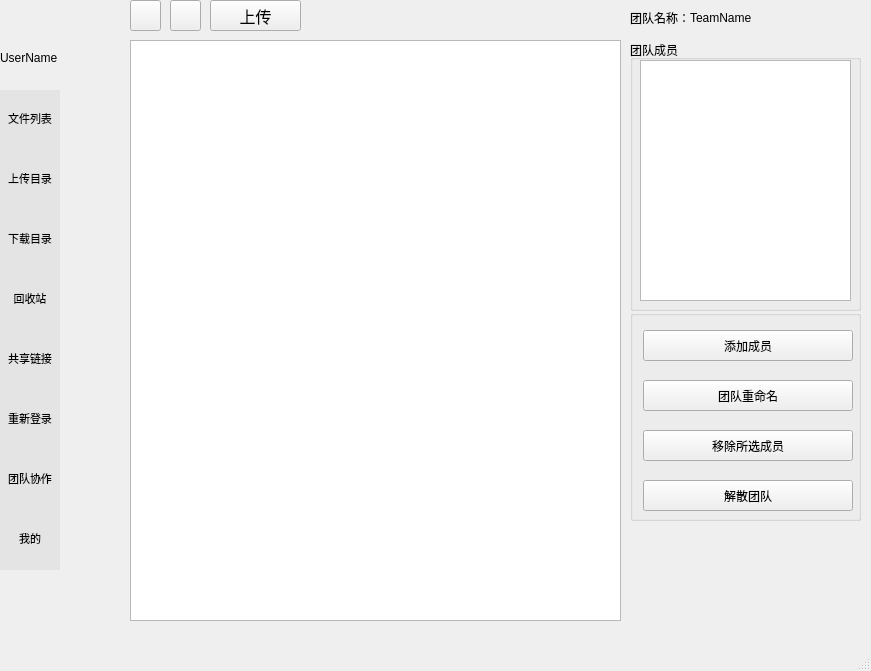
<?xml version="1.0" encoding="UTF-8"?>
<ui version="4.0">
 <class>MainWindow</class>
 <widget class="QMainWindow" name="MainWindow">
  <property name="geometry">
   <rect>
    <x>0</x>
    <y>0</y>
    <width>871</width>
    <height>671</height>
   </rect>
  </property>
  <property name="windowTitle">
   <string>MainWindow</string>
  </property>
  <widget class="QWidget" name="centralwidget">
   <widget class="QStackedWidget" name="stackedWidget">
    <property name="geometry">
     <rect>
      <x>110</x>
      <y>0</y>
      <width>761</width>
      <height>651</height>
     </rect>
    </property>
    <property name="currentIndex">
     <number>1</number>
    </property>
    <widget class="QWidget" name="page_noteam">
     <widget class="QPushButton" name="createTeam_btn">
      <property name="geometry">
       <rect>
        <x>310</x>
        <y>120</y>
        <width>91</width>
        <height>31</height>
       </rect>
      </property>
      <property name="text">
       <string>创建团队</string>
      </property>
     </widget>
     <widget class="QLabel" name="Inteamlabel">
      <property name="geometry">
       <rect>
        <x>40</x>
        <y>110</y>
        <width>231</width>
        <height>41</height>
       </rect>
      </property>
      <property name="text">
       <string>当前没有加入团队，点击创建自己的团队！</string>
      </property>
     </widget>
    </widget>
    <widget class="QWidget" name="page_team">
     <widget class="QGroupBox" name="groupBox">
      <property name="geometry">
       <rect>
        <x>520</x>
        <y>40</y>
        <width>231</width>
        <height>271</height>
       </rect>
      </property>
      <property name="title">
       <string>团队成员</string>
      </property>
      <widget class="QListWidget" name="TeamListWidget">
       <property name="geometry">
        <rect>
         <x>10</x>
         <y>20</y>
         <width>211</width>
         <height>241</height>
        </rect>
       </property>
      </widget>
     </widget>
     <widget class="QGroupBox" name="groupBox_2">
      <property name="geometry">
       <rect>
        <x>520</x>
        <y>310</y>
        <width>231</width>
        <height>211</height>
       </rect>
      </property>
      <property name="title">
       <string/>
      </property>
      <widget class="QPushButton" name="Add_btn">
       <property name="geometry">
        <rect>
         <x>13</x>
         <y>20</y>
         <width>210</width>
         <height>31</height>
        </rect>
       </property>
       <property name="text">
        <string>添加成员</string>
       </property>
      </widget>
      <widget class="QPushButton" name="Changename_btn">
       <property name="geometry">
        <rect>
         <x>13</x>
         <y>70</y>
         <width>210</width>
         <height>31</height>
        </rect>
       </property>
       <property name="text">
        <string>团队重命名</string>
       </property>
      </widget>
      <widget class="QPushButton" name="Remove_btn">
       <property name="geometry">
        <rect>
         <x>13</x>
         <y>120</y>
         <width>210</width>
         <height>31</height>
        </rect>
       </property>
       <property name="text">
        <string>移除所选成员</string>
       </property>
      </widget>
      <widget class="QPushButton" name="Dismiss_btn">
       <property name="geometry">
        <rect>
         <x>13</x>
         <y>170</y>
         <width>210</width>
         <height>31</height>
        </rect>
       </property>
       <property name="text">
        <string>解散团队</string>
       </property>
      </widget>
     </widget>
     <widget class="QLabel" name="label_3">
      <property name="geometry">
       <rect>
        <x>520</x>
        <y>10</y>
        <width>61</width>
        <height>16</height>
       </rect>
      </property>
      <property name="text">
       <string>团队名称：</string>
      </property>
     </widget>
     <widget class="QLabel" name="TeamNameLabel">
      <property name="geometry">
       <rect>
        <x>580</x>
        <y>10</y>
        <width>141</width>
        <height>16</height>
       </rect>
      </property>
      <property name="text">
       <string>TeamName</string>
      </property>
     </widget>
     <widget class="CustomListWidget" name="FileListWidget_team">
      <property name="geometry">
       <rect>
        <x>20</x>
        <y>40</y>
        <width>491</width>
        <height>581</height>
       </rect>
      </property>
     </widget>
     <widget class="QPushButton" name="returnBtn_team">
      <property name="geometry">
       <rect>
        <x>20</x>
        <y>0</y>
        <width>31</width>
        <height>31</height>
       </rect>
      </property>
      <property name="text">
       <string/>
      </property>
     </widget>
     <widget class="QPushButton" name="refreshBtn_team">
      <property name="geometry">
       <rect>
        <x>60</x>
        <y>0</y>
        <width>31</width>
        <height>31</height>
       </rect>
      </property>
      <property name="text">
       <string/>
      </property>
     </widget>
     <widget class="QPushButton" name="upload_team">
      <property name="geometry">
       <rect>
        <x>100</x>
        <y>0</y>
        <width>91</width>
        <height>31</height>
       </rect>
      </property>
      <property name="font">
       <font>
        <pointsize>12</pointsize>
       </font>
      </property>
      <property name="text">
       <string>上传</string>
      </property>
     </widget>
    </widget>
    <widget class="QWidget" name="My_Data_page">
     <widget class="QLabel" name="label">
      <property name="geometry">
       <rect>
        <x>150</x>
        <y>220</y>
        <width>61</width>
        <height>41</height>
       </rect>
      </property>
      <property name="font">
       <font>
        <pointsize>12</pointsize>
       </font>
      </property>
      <property name="text">
       <string>用户名：</string>
      </property>
     </widget>
     <widget class="QLabel" name="label_2">
      <property name="geometry">
       <rect>
        <x>150</x>
        <y>270</y>
        <width>61</width>
        <height>41</height>
       </rect>
      </property>
      <property name="font">
       <font>
        <pointsize>12</pointsize>
       </font>
      </property>
      <property name="text">
       <string>邮箱：</string>
      </property>
     </widget>
     <widget class="QLineEdit" name="UsernameLine">
      <property name="enabled">
       <bool>false</bool>
      </property>
      <property name="geometry">
       <rect>
        <x>240</x>
        <y>220</y>
        <width>241</width>
        <height>41</height>
       </rect>
      </property>
     </widget>
     <widget class="QLineEdit" name="EmailLine">
      <property name="enabled">
       <bool>false</bool>
      </property>
      <property name="geometry">
       <rect>
        <x>240</x>
        <y>270</y>
        <width>241</width>
        <height>41</height>
       </rect>
      </property>
     </widget>
     <widget class="QPushButton" name="upload_btn">
      <property name="geometry">
       <rect>
        <x>470</x>
        <y>150</y>
        <width>75</width>
        <height>24</height>
       </rect>
      </property>
      <property name="text">
       <string>上传头像</string>
      </property>
     </widget>
     <widget class="QPushButton" name="changeDate_btn">
      <property name="geometry">
       <rect>
        <x>200</x>
        <y>340</y>
        <width>91</width>
        <height>41</height>
       </rect>
      </property>
      <property name="text">
       <string>修改信息</string>
      </property>
     </widget>
     <widget class="QPushButton" name="Finish_btn">
      <property name="enabled">
       <bool>false</bool>
      </property>
      <property name="geometry">
       <rect>
        <x>380</x>
        <y>340</y>
        <width>91</width>
        <height>41</height>
       </rect>
      </property>
      <property name="text">
       <string>确定</string>
      </property>
     </widget>
     <widget class="QLabel" name="png_label">
      <property name="geometry">
       <rect>
        <x>270</x>
        <y>20</y>
        <width>151</width>
        <height>151</height>
       </rect>
      </property>
      <property name="text">
       <string/>
      </property>
     </widget>
     <widget class="QPushButton" name="changePassword_btn">
      <property name="geometry">
       <rect>
        <x>470</x>
        <y>180</y>
        <width>75</width>
        <height>24</height>
       </rect>
      </property>
      <property name="text">
       <string>修改密码</string>
      </property>
     </widget>
    </widget>
    <widget class="QWidget" name="FileListPage">
     <widget class="CustomListWidget" name="FileListWidget">
      <property name="geometry">
       <rect>
        <x>10</x>
        <y>40</y>
        <width>750</width>
        <height>600</height>
       </rect>
      </property>
     </widget>
     <widget class="QPushButton" name="returnBtn">
      <property name="geometry">
       <rect>
        <x>10</x>
        <y>3</y>
        <width>31</width>
        <height>31</height>
       </rect>
      </property>
      <property name="text">
       <string/>
      </property>
     </widget>
     <widget class="QPushButton" name="upload">
      <property name="geometry">
       <rect>
        <x>90</x>
        <y>3</y>
        <width>91</width>
        <height>31</height>
       </rect>
      </property>
      <property name="font">
       <font>
        <pointsize>12</pointsize>
       </font>
      </property>
      <property name="text">
       <string>上传</string>
      </property>
     </widget>
     <widget class="QPushButton" name="refreshBtn">
      <property name="geometry">
       <rect>
        <x>50</x>
        <y>3</y>
        <width>31</width>
        <height>31</height>
       </rect>
      </property>
      <property name="text">
       <string/>
      </property>
     </widget>
    </widget>
    <widget class="QWidget" name="UploadPage">
     <widget class="QTableWidget" name="UploadProcessWidget">
      <property name="geometry">
       <rect>
        <x>10</x>
        <y>40</y>
        <width>750</width>
        <height>601</height>
       </rect>
      </property>
     </widget>
     <widget class="QPushButton" name="stopallprocess_2">
      <property name="geometry">
       <rect>
        <x>10</x>
        <y>10</y>
        <width>75</width>
        <height>24</height>
       </rect>
      </property>
      <property name="text">
       <string>全部暂停</string>
      </property>
     </widget>
     <widget class="QPushButton" name="deleteallprocess_2">
      <property name="geometry">
       <rect>
        <x>190</x>
        <y>10</y>
        <width>75</width>
        <height>24</height>
       </rect>
      </property>
      <property name="text">
       <string>全部删除</string>
      </property>
     </widget>
     <widget class="QPushButton" name="startallprocess_2">
      <property name="geometry">
       <rect>
        <x>100</x>
        <y>10</y>
        <width>75</width>
        <height>24</height>
       </rect>
      </property>
      <property name="text">
       <string>全部开始</string>
      </property>
     </widget>
    </widget>
    <widget class="QWidget" name="ProgressPage">
     <widget class="DownloadProgressTableWidget" name="ProgessWidget">
      <property name="geometry">
       <rect>
        <x>10</x>
        <y>40</y>
        <width>750</width>
        <height>600</height>
       </rect>
      </property>
     </widget>
     <widget class="QPushButton" name="stopallprocess">
      <property name="geometry">
       <rect>
        <x>10</x>
        <y>10</y>
        <width>75</width>
        <height>24</height>
       </rect>
      </property>
      <property name="text">
       <string>全部暂停</string>
      </property>
     </widget>
     <widget class="QPushButton" name="startallprocess">
      <property name="geometry">
       <rect>
        <x>90</x>
        <y>10</y>
        <width>75</width>
        <height>24</height>
       </rect>
      </property>
      <property name="text">
       <string>全部开始</string>
      </property>
     </widget>
     <widget class="QPushButton" name="deleteallprocess">
      <property name="geometry">
       <rect>
        <x>180</x>
        <y>10</y>
        <width>75</width>
        <height>24</height>
       </rect>
      </property>
      <property name="text">
       <string>全部删除</string>
      </property>
     </widget>
    </widget>
    <widget class="QWidget" name="TrashPage">
     <widget class="CustomListWidget" name="TrashList">
      <property name="geometry">
       <rect>
        <x>10</x>
        <y>40</y>
        <width>750</width>
        <height>611</height>
       </rect>
      </property>
     </widget>
     <widget class="QPushButton" name="pushButton">
      <property name="geometry">
       <rect>
        <x>10</x>
        <y>10</y>
        <width>75</width>
        <height>24</height>
       </rect>
      </property>
      <property name="text">
       <string>返回列表</string>
      </property>
     </widget>
     <widget class="QPushButton" name="pushButton_2">
      <property name="geometry">
       <rect>
        <x>90</x>
        <y>10</y>
        <width>75</width>
        <height>24</height>
       </rect>
      </property>
      <property name="text">
       <string>清空回收站</string>
      </property>
     </widget>
    </widget>
   </widget>
   <widget class="QWidget" name="sideBar" native="true">
    <property name="geometry">
     <rect>
      <x>0</x>
      <y>90</y>
      <width>61</width>
      <height>711</height>
     </rect>
    </property>
    <property name="font">
     <font>
      <pointsize>8</pointsize>
     </font>
    </property>
    <widget class="QToolButton" name="toolButton">
     <property name="geometry">
      <rect>
       <x>0</x>
       <y>0</y>
       <width>60</width>
       <height>60</height>
      </rect>
     </property>
     <property name="font">
      <font>
       <pointsize>8</pointsize>
      </font>
     </property>
     <property name="styleSheet">
      <string notr="true">/* 默认 */
QToolButton{   
	border-top: 3px outset transparent;           /* 上边框宽度3像素、突出显示、颜色为透明 */
	border-bottom: 7px outset transparent;
	border-right: 3px outset transparent;
	border-left: 3px outset transparent;

	background-color: rgb(228, 228, 228);
}

/* 鼠标悬停 */
QToolButton:hover{
	background-color: rgb(205, 205, 205);
}

/* 点击和按下 */
QToolButton:pressed,QToolButton:checked{
	border-left: 3px outset rgb(93, 95, 97);  /* 左边框宽度3像素、突出显示、颜色为深深灰 */
	background-color: rgb(246, 246, 246);	
}

QPushButton:default {
    border-color: navy; /* make the default button prominent */
}</string>
     </property>
     <property name="text">
      <string>文件列表</string>
     </property>
     <property name="icon">
      <iconset theme="user-home">
       <normaloff>.</normaloff>.</iconset>
     </property>
     <property name="autoExclusive">
      <bool>true</bool>
     </property>
     <property name="toolButtonStyle">
      <enum>Qt::ToolButtonTextUnderIcon</enum>
     </property>
    </widget>
    <widget class="QToolButton" name="toolButton_2">
     <property name="geometry">
      <rect>
       <x>0</x>
       <y>60</y>
       <width>60</width>
       <height>60</height>
      </rect>
     </property>
     <property name="font">
      <font>
       <pointsize>8</pointsize>
      </font>
     </property>
     <property name="styleSheet">
      <string notr="true">/* 默认 */
QToolButton{   
	border-top: 3px outset transparent;           /* 上边框宽度3像素、突出显示、颜色为透明 */
	border-bottom: 7px outset transparent;
	border-right: 3px outset transparent;
	border-left: 3px outset transparent;

	background-color: rgb(228, 228, 228);
}

/* 鼠标悬停 */
QToolButton:hover{
	background-color: rgb(205, 205, 205);
}

/* 点击和按下 */
QToolButton:pressed,QToolButton:checked{
	border-left: 3px outset rgb(93, 95, 97);  /* 左边框宽度3像素、突出显示、颜色为深深灰 */
	background-color: rgb(246, 246, 246);	
}

QPushButton:default {
    border-color: navy; /* make the default button prominent */
}</string>
     </property>
     <property name="text">
      <string>上传目录</string>
     </property>
     <property name="icon">
      <iconset theme="user-home">
       <normaloff>.</normaloff>.</iconset>
     </property>
     <property name="autoExclusive">
      <bool>true</bool>
     </property>
     <property name="toolButtonStyle">
      <enum>Qt::ToolButtonTextUnderIcon</enum>
     </property>
    </widget>
    <widget class="QToolButton" name="toolButton_3">
     <property name="geometry">
      <rect>
       <x>0</x>
       <y>120</y>
       <width>60</width>
       <height>60</height>
      </rect>
     </property>
     <property name="font">
      <font>
       <pointsize>8</pointsize>
      </font>
     </property>
     <property name="styleSheet">
      <string notr="true">/* 默认 */
QToolButton{   
	border-top: 3px outset transparent;           /* 上边框宽度3像素、突出显示、颜色为透明 */
	border-bottom: 7px outset transparent;
	border-right: 3px outset transparent;
	border-left: 3px outset transparent;

	background-color: rgb(228, 228, 228);
}

/* 鼠标悬停 */
QToolButton:hover{
	background-color: rgb(205, 205, 205);
}

/* 点击和按下 */
QToolButton:pressed,QToolButton:checked{
	border-left: 3px outset rgb(93, 95, 97);  /* 左边框宽度3像素、突出显示、颜色为深深灰 */
	background-color: rgb(246, 246, 246);	
}

QPushButton:default {
    border-color: navy; /* make the default button prominent */
}</string>
     </property>
     <property name="text">
      <string>下载目录</string>
     </property>
     <property name="icon">
      <iconset theme="user-home">
       <normaloff>.</normaloff>.</iconset>
     </property>
     <property name="autoExclusive">
      <bool>true</bool>
     </property>
     <property name="toolButtonStyle">
      <enum>Qt::ToolButtonTextUnderIcon</enum>
     </property>
    </widget>
    <widget class="QToolButton" name="toolButton_4">
     <property name="geometry">
      <rect>
       <x>0</x>
       <y>180</y>
       <width>60</width>
       <height>60</height>
      </rect>
     </property>
     <property name="font">
      <font>
       <pointsize>8</pointsize>
      </font>
     </property>
     <property name="styleSheet">
      <string notr="true">/* 默认 */
QToolButton{   
	border-top: 3px outset transparent;           /* 上边框宽度3像素、突出显示、颜色为透明 */
	border-bottom: 7px outset transparent;
	border-right: 3px outset transparent;
	border-left: 3px outset transparent;

	background-color: rgb(228, 228, 228);
}

/* 鼠标悬停 */
QToolButton:hover{
	background-color: rgb(205, 205, 205);
}

/* 点击和按下 */
QToolButton:pressed,QToolButton:checked{
	border-left: 3px outset rgb(93, 95, 97);  /* 左边框宽度3像素、突出显示、颜色为深深灰 */
	background-color: rgb(246, 246, 246);	
}

QPushButton:default {
    border-color: navy; /* make the default button prominent */
}</string>
     </property>
     <property name="text">
      <string>回收站</string>
     </property>
     <property name="icon">
      <iconset theme="user-home">
       <normaloff>.</normaloff>.</iconset>
     </property>
     <property name="autoExclusive">
      <bool>true</bool>
     </property>
     <property name="toolButtonStyle">
      <enum>Qt::ToolButtonTextUnderIcon</enum>
     </property>
    </widget>
    <widget class="QToolButton" name="toolButton_5">
     <property name="geometry">
      <rect>
       <x>0</x>
       <y>240</y>
       <width>60</width>
       <height>60</height>
      </rect>
     </property>
     <property name="font">
      <font>
       <pointsize>8</pointsize>
      </font>
     </property>
     <property name="styleSheet">
      <string notr="true">/* 默认 */
QToolButton{   
	border-top: 3px outset transparent;           /* 上边框宽度3像素、突出显示、颜色为透明 */
	border-bottom: 7px outset transparent;
	border-right: 3px outset transparent;
	border-left: 3px outset transparent;

	background-color: rgb(228, 228, 228);
}

/* 鼠标悬停 */
QToolButton:hover{
	background-color: rgb(205, 205, 205);
}

/* 点击和按下 */
QToolButton:pressed,QToolButton:checked{
	border-left: 3px outset rgb(93, 95, 97);  /* 左边框宽度3像素、突出显示、颜色为深深灰 */
	background-color: rgb(246, 246, 246);	
}

QPushButton:default {
    border-color: navy; /* make the default button prominent */
}</string>
     </property>
     <property name="text">
      <string>共享链接</string>
     </property>
     <property name="icon">
      <iconset theme="user-home">
       <normaloff>.</normaloff>.</iconset>
     </property>
     <property name="autoExclusive">
      <bool>true</bool>
     </property>
     <property name="toolButtonStyle">
      <enum>Qt::ToolButtonTextUnderIcon</enum>
     </property>
    </widget>
    <widget class="QToolButton" name="toolButton_6">
     <property name="geometry">
      <rect>
       <x>0</x>
       <y>300</y>
       <width>60</width>
       <height>60</height>
      </rect>
     </property>
     <property name="font">
      <font>
       <pointsize>8</pointsize>
      </font>
     </property>
     <property name="styleSheet">
      <string notr="true">/* 默认 */
QToolButton{   
	border-top: 3px outset transparent;           /* 上边框宽度3像素、突出显示、颜色为透明 */
	border-bottom: 7px outset transparent;
	border-right: 3px outset transparent;
	border-left: 3px outset transparent;

	background-color: rgb(228, 228, 228);
}

/* 鼠标悬停 */
QToolButton:hover{
	background-color: rgb(205, 205, 205);
}

/* 点击和按下 */
QToolButton:pressed,QToolButton:checked{
	border-left: 3px outset rgb(93, 95, 97);  /* 左边框宽度3像素、突出显示、颜色为深深灰 */
	background-color: rgb(246, 246, 246);	
}

QPushButton:default {
    border-color: navy; /* make the default button prominent */
}</string>
     </property>
     <property name="text">
      <string>重新登录</string>
     </property>
     <property name="icon">
      <iconset theme="user-home">
       <normaloff>.</normaloff>.</iconset>
     </property>
     <property name="autoExclusive">
      <bool>true</bool>
     </property>
     <property name="toolButtonStyle">
      <enum>Qt::ToolButtonTextUnderIcon</enum>
     </property>
    </widget>
    <widget class="QToolButton" name="toolButton_7">
     <property name="geometry">
      <rect>
       <x>0</x>
       <y>360</y>
       <width>60</width>
       <height>60</height>
      </rect>
     </property>
     <property name="font">
      <font>
       <pointsize>8</pointsize>
      </font>
     </property>
     <property name="styleSheet">
      <string notr="true">/* 默认 */
QToolButton{   
	border-top: 3px outset transparent;           /* 上边框宽度3像素、突出显示、颜色为透明 */
	border-bottom: 7px outset transparent;
	border-right: 3px outset transparent;
	border-left: 3px outset transparent;

	background-color: rgb(228, 228, 228);
}

/* 鼠标悬停 */
QToolButton:hover{
	background-color: rgb(205, 205, 205);
}

/* 点击和按下 */
QToolButton:pressed,QToolButton:checked{
	border-left: 3px outset rgb(93, 95, 97);  /* 左边框宽度3像素、突出显示、颜色为深深灰 */
	background-color: rgb(246, 246, 246);	
}

QPushButton:default {
    border-color: navy; /* make the default button prominent */
}</string>
     </property>
     <property name="text">
      <string>团队协作</string>
     </property>
     <property name="icon">
      <iconset theme="user-home">
       <normaloff>.</normaloff>.</iconset>
     </property>
     <property name="autoExclusive">
      <bool>true</bool>
     </property>
     <property name="toolButtonStyle">
      <enum>Qt::ToolButtonTextUnderIcon</enum>
     </property>
    </widget>
    <widget class="QToolButton" name="toolButton_8">
     <property name="geometry">
      <rect>
       <x>0</x>
       <y>420</y>
       <width>60</width>
       <height>60</height>
      </rect>
     </property>
     <property name="font">
      <font>
       <pointsize>8</pointsize>
      </font>
     </property>
     <property name="styleSheet">
      <string notr="true">/* 默认 */
QToolButton{   
	border-top: 3px outset transparent;           /* 上边框宽度3像素、突出显示、颜色为透明 */
	border-bottom: 7px outset transparent;
	border-right: 3px outset transparent;
	border-left: 3px outset transparent;

	background-color: rgb(228, 228, 228);
}

/* 鼠标悬停 */
QToolButton:hover{
	background-color: rgb(205, 205, 205);
}

/* 点击和按下 */
QToolButton:pressed,QToolButton:checked{
	border-left: 3px outset rgb(93, 95, 97);  /* 左边框宽度3像素、突出显示、颜色为深深灰 */
	background-color: rgb(246, 246, 246);	
}

QPushButton:default {
    border-color: navy; /* make the default button prominent */
}</string>
     </property>
     <property name="text">
      <string>我的</string>
     </property>
     <property name="icon">
      <iconset theme="user-home">
       <normaloff>.</normaloff>.</iconset>
     </property>
     <property name="autoExclusive">
      <bool>true</bool>
     </property>
     <property name="toolButtonStyle">
      <enum>Qt::ToolButtonTextUnderIcon</enum>
     </property>
    </widget>
   </widget>
   <widget class="QLabel" name="UserNameLabel">
    <property name="geometry">
     <rect>
      <x>0</x>
      <y>50</y>
      <width>91</width>
      <height>16</height>
     </rect>
    </property>
    <property name="text">
     <string>UserName</string>
    </property>
   </widget>
   <widget class="QLabel" name="png_label_2">
    <property name="geometry">
     <rect>
      <x>0</x>
      <y>0</y>
      <width>51</width>
      <height>51</height>
     </rect>
    </property>
    <property name="text">
     <string/>
    </property>
   </widget>
  </widget>
  <widget class="QMenuBar" name="menubar">
   <property name="geometry">
    <rect>
     <x>0</x>
     <y>0</y>
     <width>871</width>
     <height>22</height>
    </rect>
   </property>
  </widget>
  <widget class="QStatusBar" name="statusbar"/>
 </widget>
 <customwidgets>
  <customwidget>
   <class>CustomListWidget</class>
   <extends>QListWidget</extends>
   <header>customlistwidget.h</header>
  </customwidget>
  <customwidget>
   <class>DownloadProgressTableWidget</class>
   <extends>QTableWidget</extends>
   <header location="global">downloadprogresstablewidget.h</header>
  </customwidget>
 </customwidgets>
 <resources/>
 <connections/>
</ui>
